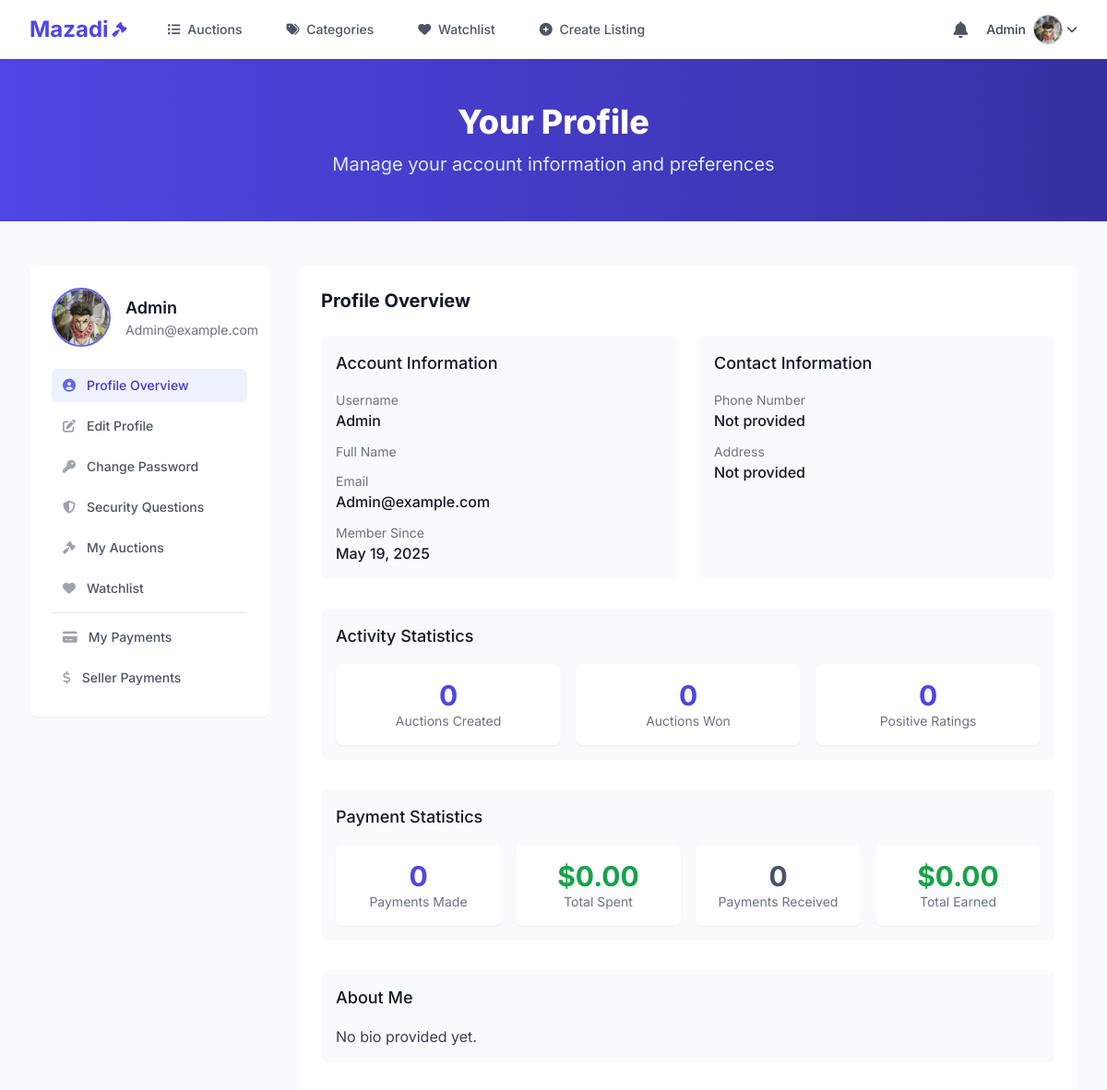
The page /accounts/profile/ (signed in, upper part) on the database as committed earlier.
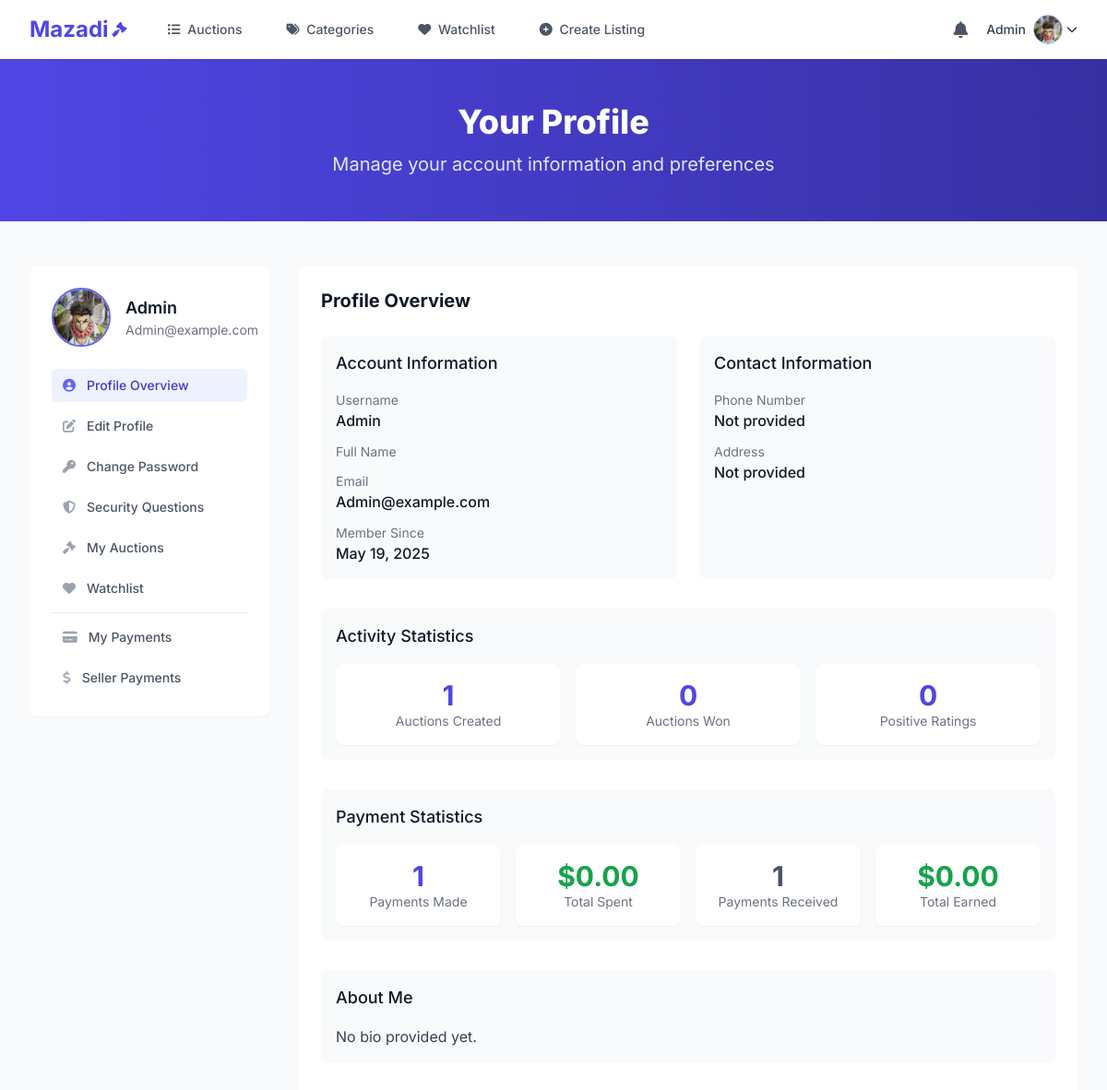
The same page on the database as committed later.
### accounts/models.py (models this page shows, shortened)
class UserProfile(models.Model):
    user = models.OneToOneField(User, on_delete=models.CASCADE, related_name='profile')
    profile_picture = models.ImageField(upload_to='profile_pictures/', null=True, blank=True)
    bio = models.TextField(max_length=500, blank=True)
    phone_number = models.CharField(max_length=20, blank=True)
    address_line1 = models.CharField(max_length=100, blank=True)
    address_line2 = models.CharField(max_length=100, blank=True)
    city = models.CharField(max_length=100, blank=True)
    state = models.CharField(max_length=100, blank=True)
    postal_code = models.CharField(max_length=20, blank=True)
    country = models.CharField(max_length=100, blank=True)
    two_factor_enabled = models.BooleanField(default=False)
    two_factor_method = models.CharField(
        max_length=20,
        choices=[('sms', 'SMS'), ('app', 'Authenticator App')],
        blank=True
    )
    security_question1 = models.CharField(max_length=200, blank=True)
    security_answer1 = models.CharField(max_length=200, blank=True)
    security_question2 = models.CharField(max_length=200, blank=True)
    security_answer2 = models.CharField(max_length=200, blank=True)
    auctions_won = models.IntegerField(default=0)
    auctions_created = models.IntegerField(default=0)
    positive_ratings = models.IntegerField(default=0)
    seller_rating_avg = models.DecimalField(max_digits=3, decimal_places=2, default=0)
    buyer_rating_avg = models.DecimalField(max_digits=3, decimal_places=2, default=0)
    total_ratings_count = models.IntegerField(default=0)
    created_at = models.DateTimeField(auto_now_add=True)
    updated_at = models.DateTimeField(auto_now=True)

### accounts/views.py (the view)
# urls.py: path('profile/', views.profile_view, name='profile'),
@login_required
def profile_view(request):
    user = request.user
    profile = user.profile
    auctions_created = user.auctions.count()
    user_payments = Payment.objects.filter(user=user)
    payments_made = user_payments.count()
    user_auctions = Auction.objects.filter(user=user)
    seller_payments = Payment.objects.filter(auction__in=user_auctions)
    payments_received = seller_payments.count()
    total_spent = user_payments.filter(status='completed').aggregate(Sum('amount'))['amount__sum'] or 0
    total_earned = seller_payments.filter(status='completed').aggregate(Sum('amount'))['amount__sum'] or 0
    profile.auctions_created = auctions_created
    profile.save()
    context = {
        'user': user,
        'profile': profile,
        'payments_made': payments_made,
        'payments_received': payments_received,
        'total_spent': total_spent,
        'total_earned': total_earned,
    }
    return render(request, 'accounts/profile.html', context)

### notifications/context_processors.py (called while the page is built)
def notification_count(request):
    if request.user.is_authenticated:
        unread_count = Notification.objects.filter(
            user=request.user,
            is_read=False,
            is_deleted=False
        ).count()
        return {
            'unread_notification_count': unread_count
        }
    return {
        'unread_notification_count': 0
    }

### accounts/templates/accounts/profile.html (shortened to what the changed rows need)
{% extends "auctions/layout.html" %}
{% load static %}
{% block body %}
<div class="bg-gradient-to-r from-primary-600 to-primary-800 py-12">
    <div class="max-w-7xl mx-auto px-4 sm:px-6 lg:px-8">
        <div class="text-center">
            <h1 class="text-3xl font-extrabold text-white sm:text-4xl">
                Your Profile
            </h1>
        </div>
    </div>
</div>
<div class="max-w-7xl mx-auto px-4 sm:px-6 lg:px-8 py-12">
    <div class="grid grid-cols-1 lg:grid-cols-4 gap-8">
        <div class="lg:col-span-1">
            <div class="bg-white rounded-lg shadow-sm overflow-hidden sticky top-24">
                <div class="p-6">
                    <div class="flex items-center mb-6">
                        {% if profile.profile_picture %}
                            <img src="{{ profile.profile_picture.url }}" alt="{{ user.username }}" class="h-16 w-16 rounded-full object-cover border-2 border-primary-500">
                        {% else %}
                            <div class="h-16 w-16 rounded-full bg-primary-100 flex items-center justify-center border-2 border-primary-500">
                                <i class="fas fa-user text-2xl text-primary-500"></i>
                            </div>
                        {% endif %}
                        <div class="ml-4">
                            <h2 class="text-lg font-semibold text-gray-900">{{ user.username }}</h2>
                            <p class="text-sm text-gray-500">{{ user.email }}</p>
                        </div>
                    </div>
                </div>
            </div>
        </div>
        <div class="lg:col-span-3">
            <div class="bg-white rounded-lg shadow-sm overflow-hidden">
                <div class="p-6">
                    <h2 class="text-xl font-bold text-gray-900 mb-6">Profile Overview</h2>
                    <div class="grid grid-cols-1 md:grid-cols-2 gap-6 mb-8">
                        <div class="bg-gray-50 p-4 rounded-lg">
                            <div class="space-y-3">
                                <div>
                                    <p class="text-sm text-gray-500">Phone Number</p>
                                    <p class="font-medium">{{ profile.phone_number|default:"Not provided" }}</p>
                                </div>
                            </div>
                        </div>
                    </div>
                    <div class="bg-gray-50 p-4 rounded-lg mb-8">
                        <div class="grid grid-cols-1 sm:grid-cols-3 gap-4">
                            <div class="bg-white p-4 rounded-lg shadow-sm text-center">
                                <p class="text-3xl font-bold text-primary-600">{{ profile.auctions_created }}</p>
                                <p class="text-sm text-gray-500">Auctions Created</p>
                            </div>
                            <div class="bg-white p-4 rounded-lg shadow-sm text-center">
                                <p class="text-3xl font-bold text-primary-600">{{ profile.auctions_won }}</p>
                                <p class="text-sm text-gray-500">Auctions Won</p>
                            </div>
                            <div class="bg-white p-4 rounded-lg shadow-sm text-center">
                                <p class="text-3xl font-bold text-primary-600">{{ profile.positive_ratings }}</p>
                                <p class="text-sm text-gray-500">Positive Ratings</p>
                            </div>
                        </div>
                    </div>
                    <div class="bg-gray-50 p-4 rounded-lg mb-8">
                        <div class="grid grid-cols-1 sm:grid-cols-4 gap-4">
                            <div class="bg-white p-4 rounded-lg shadow-sm text-center">
                                <p class="text-3xl font-bold text-primary-600">{{ payments_made }}</p>
                                <p class="text-sm text-gray-500">Payments Made</p>
                            </div>
                            <div class="bg-white p-4 rounded-lg shadow-sm text-center">
                                <p class="text-3xl font-bold text-secondary-600">{{ payments_received }}</p>
                                <p class="text-sm text-gray-500">Payments Received</p>
                            </div>
                        </div>
                    </div>
                    <div class="bg-gray-50 p-4 rounded-lg mb-8">
                        <h3 class="text-lg font-medium text-gray-900 mb-4">About Me</h3>
                        <p class="text-gray-700">{{ profile.bio|default:"No bio provided yet." }}</p>
                    </div>
                </div>
            </div>
        </div>
    </div>
</div>
{% endblock %}

Rows that differ between the two databases and show on the page:
changed UserProfile "Not provided": auctions_created "0" → "1"
Other text that changed with them:
{{ payments_made }}: "0" → "1"
{{ payments_received }}: "0" → "1"
